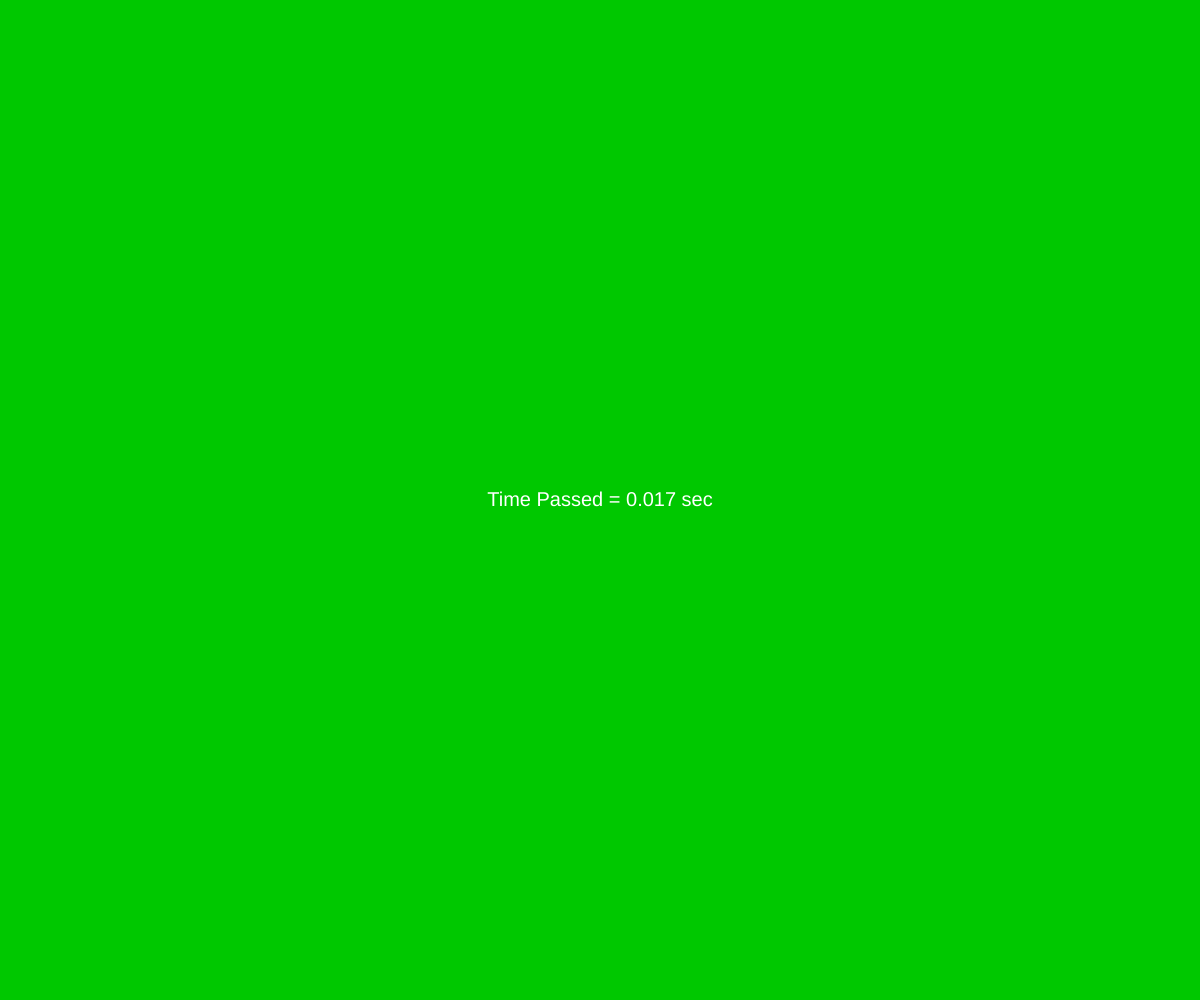
Frame 1 (no input)
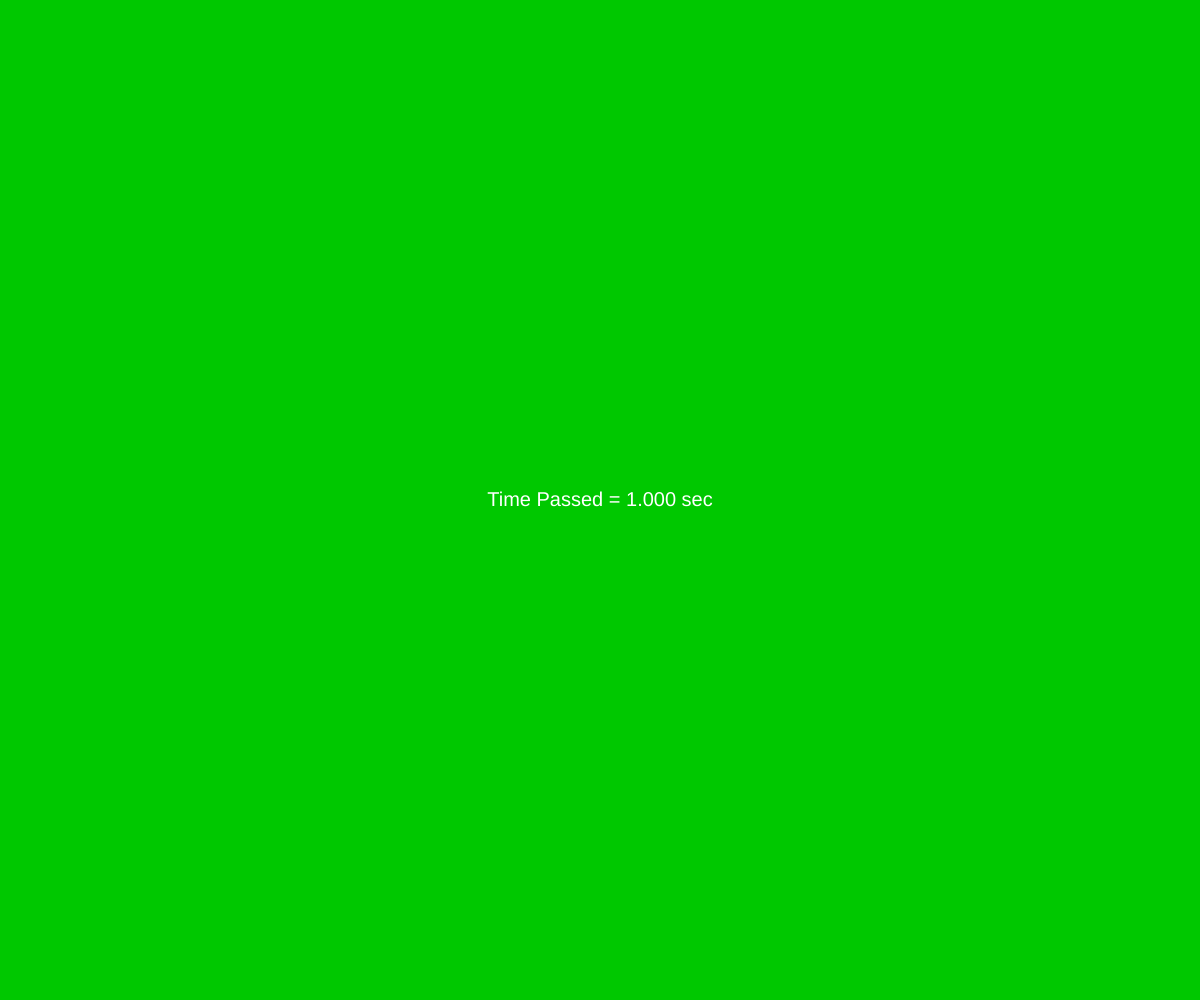
Frame 60 (no input)
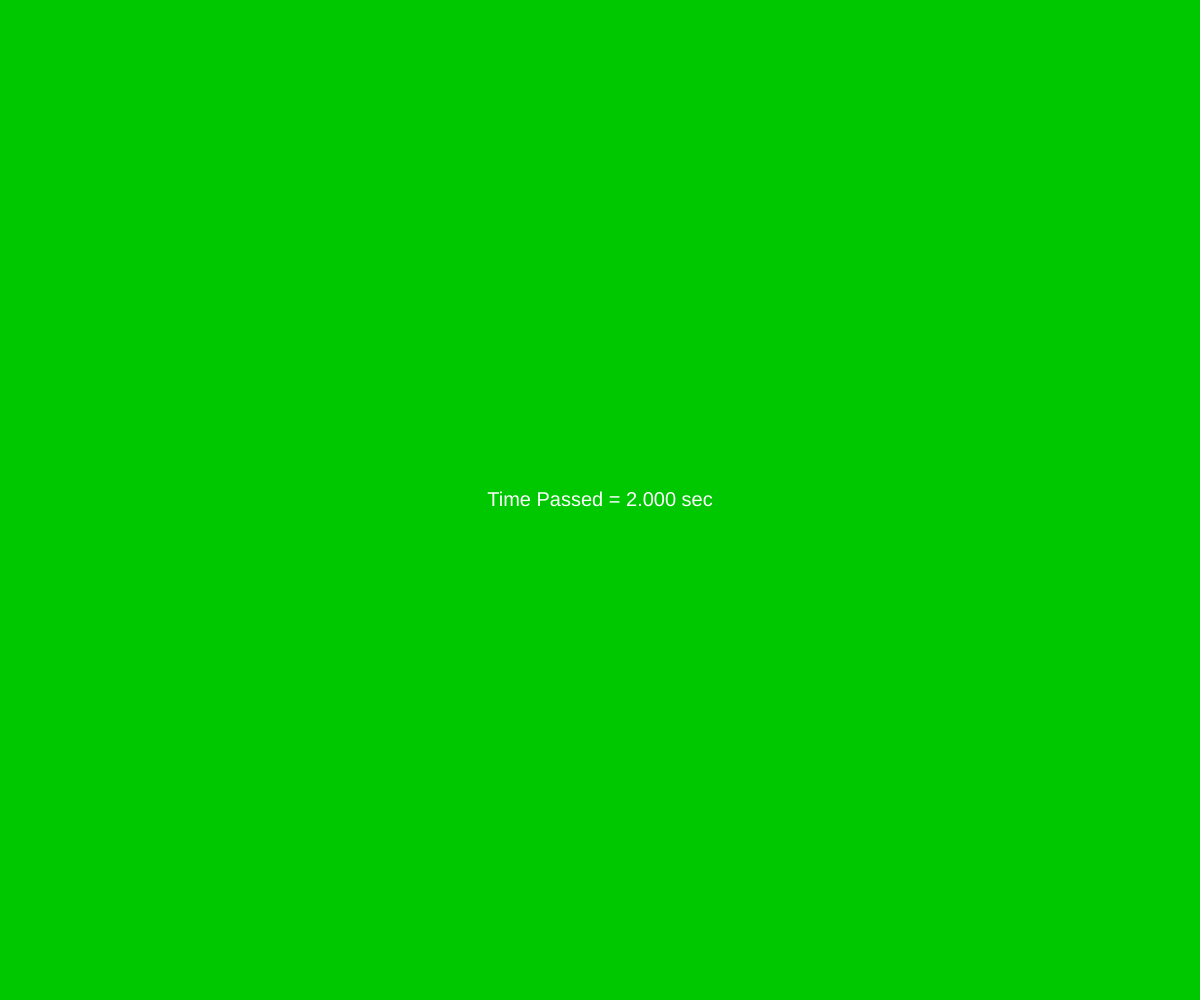
Frame 120 (the mouse pressed at the canvas centre since frame 60)

The p5.js sketch that drew these frames (run headless with seeded random() and noise() and a simulated clock; from frame 60 on, the mouse is pressed at the canvas centre):

// p5.js sketch
// ── sketch.js
// Step 1: Globals
let startTime = 0;      // when the current run started
let elapsedTime = 0;    // total time accumulated (ms)
let timerIsRunning = true;

function setup() {
  createCanvas(windowWidth, windowHeight);
  textSize(20);
  textAlign(CENTER, CENTER);
  startTime = millis();
}

function draw() {
  
  if (timerIsRunning) {
    // while running, keep updating elapsed time
    elapsedTime = millis() - startTime;
    background(0, 200, 0); // green
  } else {
    // while paused, elapsedTime stays fixed
    background(200, 0, 0); // red
  }

  fill(255);
  noStroke();
  text(`Time Passed = ${(elapsedTime / 1000).toFixed(3)} sec`, width / 2, height / 2);
}

function mouseClicked() {

  timerIsRunning = !timerIsRunning;

  if (timerIsRunning) {
    startTime = millis() - elapsedTime;
  } 
}
